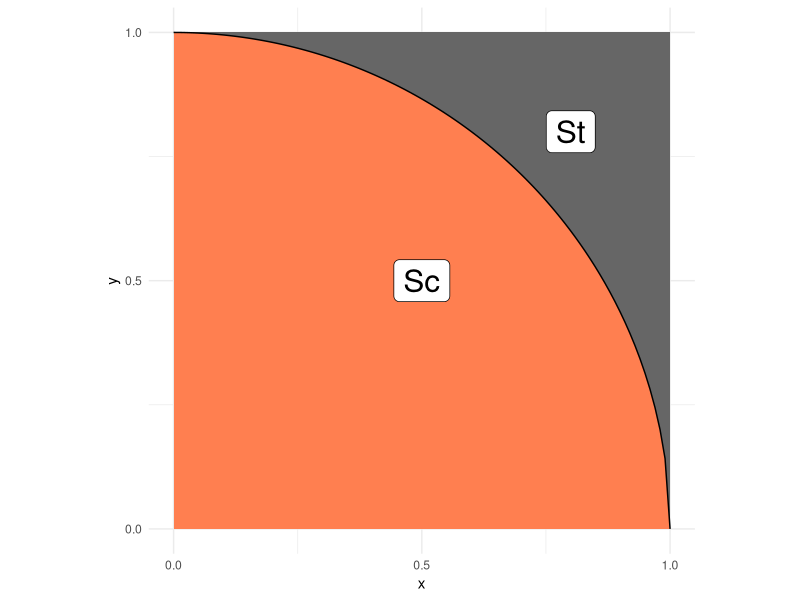
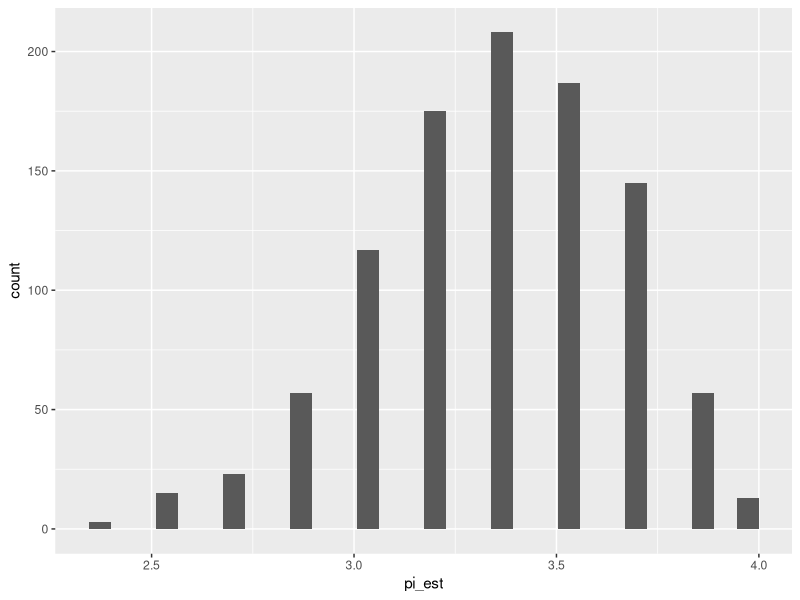

Reproduce these figures in R, in order.
## ---- chunk 1
library(tidyverse)
library(rsample)
## ---- chunk 2
## NOTE: No need to edit; this visual helps explain the pi estimation scheme
tibble(x = seq(0, 1, length.out = 100)) %>%
  mutate(y = sqrt(1 - x^2)) %>%

  ggplot(aes(x, y)) +
  annotate(
    "rect",
    xmin = 0, ymin = 0, xmax = 1, ymax = 1,
    fill = "grey40",
    size = 1
  ) +
  geom_ribbon(aes(ymin = 0, ymax = y), fill = "coral") +
  geom_line() +
  annotate(
    "label",
    x = 0.5, y = 0.5, label = "Sc",
    size = 8
  ) +
  annotate(
    "label",
    x = 0.8, y = 0.8, label = "St",
    size = 8
  ) +
  scale_x_continuous(breaks = c(0, 1/2, 1)) +
  scale_y_continuous(breaks = c(0, 1/2, 1)) +
  theme_minimal() +
  coord_fixed()
## ---- chunk 3
## TASK: Choose a sample size and generate samples
set.seed(101) # So the numbers in my observations don't change every knit
n <- 25 # Choose a sample size
df_q1 <- data.frame(
  x = runif(n, 0, 1),
  y = runif(n, 0 , 1)
) # Generate the data
## ---- chunk 4
## NOTE: Do not edit this code
# Correct sample size
assertthat::assert_that(
  dim(df_q1) %>% 
    .[[1]] == n,
  msg = "The sample size should be `n`"
)
# Correct column names
assertthat::assert_that(
  setequal(names(df_q1), c("x", "y")),
  msg = "df_q1 must include the columns `x` and `y`"
)
print("Good")
## ---- chunk 5
## TASK: Finish implementing this function
stat <- function(x, y) {
  # TODO: Finish implementing this function
  in_circle = (x^2 + y^2 <= 1)
  return(mean(4 * in_circle))
}
## ---- chunk 6
## TASK: Finish writing these assert statements

# Check the value for points *inside* the circle
assertthat::assert_that(
  tibble(x = 0, y = 0) %>% # Pick a point *inside* the circle
    mutate(stat = stat(x, y)) %>% 
    pull(stat) %>% 
    .[[1]] == 4,
  msg = "Incorrect value when a point is inside the circle"
)

# Check the value for points *outside* the circle
assertthat::assert_that(
  tibble(x = 1, y = 1) %>% # Pick a point *outside* the circle
    mutate(stat = stat(x, y)) %>% 
    pull(stat) %>% 
    .[[1]] == 0,
  # ???, # Write the correct value of stat() here
  msg = "Incorrect value when a point is outside the circle"
)
print("Your assertions passed, but make sure they're checking the right thing!")
## ---- chunk 7
## TASK: Estimate pi using your data from q1
df_q3 <- 
  df_q1 %>% 
  summarize(pi_est = stat(x, y))
df_q3
## ---- chunk 8
## NOTE: Do not edit this code
# Correct sample size
assertthat::assert_that(
  dim(df_q3) %>% 
    .[[1]] == 1,
  msg = "This result should have just one row"
)
# Correct column names
assertthat::assert_that(
  setequal(names(df_q3), c("pi_est")),
  msg = "df_q3 must include the column `pi_est`"
)
print("Good")
## ---- chunk 9
## TASK: Finish the code below
df_q4 <- 
  df_q1 %>% 
  bootstraps(., times = 1000) %>% 
  mutate(
    pi_est = map_dbl(
      splits,
      function(split_df) {
        analysis(split_df) %>% 
          summarize(pi_est = stat(x, y)) |> 
          pull(pi_est)
      }
    )
  )

## NOTE: Do not edit; use this to visualize your results
df_q4 %>% 
  ggplot(aes(pi_est)) +
  geom_histogram()
## ---- chunk 10
## TASK: Compute a bootstrap confidence interval at the 95% level (alpha = 0.05)
df_q5 <- 
  df_q4 %>% 
  summarize(
    # TODO: Compute pi_lo and pi_up
    pi_lo = quantile(pi_est, probs = 0.025),
    pi_up = quantile(pi_est, probs = 0.975)
  )

df_q5
## ---- chunk 11
df_q1 %>%
  mutate(sample = 4 * (x^2 + y^2 <= 1)) |>
  summarize(
    n = n(),
    pi_est = mean(sample),
    standard_error = sd(sample) / sqrt(n),
    pi_lo = pi_est - qnorm(0.975) * standard_error,
    pi_high = pi_est + qnorm(0.975) * standard_error
  )
